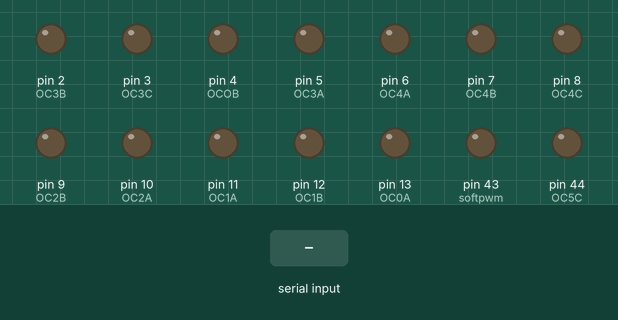
This sketch was run on a simulated Arduino Mega 2560, built with avr-gcc and run on an emulated ATmega2560. Parts: output pins drawn as LEDs (lit = HIGH). The test bench sets the inputs (shaded band). What the sketch prints to the serial monitor is not drawn.

Above: at 0.01 s.
At 1.2 s:
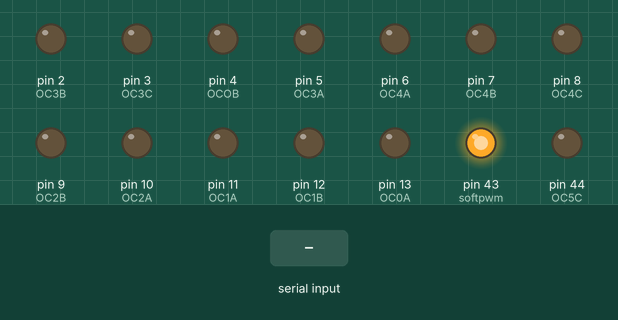
1.3 s: "1" received over Serial
Timing chart, 0 to 4.3 s (numbered marks = the images above; inputs shaded):
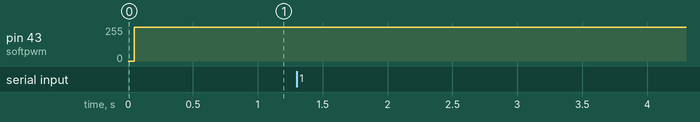

Measured:
- after the input at 1.3 s, every drawn part: stays the same

The sketch:

pwmcontroller.ino
```cpp
#define NO_DEBUG

#define MAX_PWM 16

#ifdef DEBUG
 #define DEBUG_PRINT(x)  Serial.print (x)
 #define DEBUG_PRINTLN(x)  Serial.println (x)
#else
 #define DEBUG_PRINT(x)
 #define DEBUG_PRINTLN(x)
#endif
 /***** PWM Pins *****
   * PG5 (OCOB), pin4
   * PE3 (OC3A), pin5
   * PE4 (OC3B), pin2
   * PE5 (OC3C), pin3
   * PH3 (OC4A), pin6
   * PH3 (OC4B), pin7
   * PH3 (OC4C), pin8
   * PH3 (OC2B), pin9
   * PH3 (OC2A), pin10
   * PH3 (OC1A), pin11
   * PH3 (OC1B), pin12
   * PH3 (OC0A,OC1C), pin13
   * PH3 (OC5A), pin46
   * PH3 (OC5B), pin45
   * PH3 (OC5C), pin44
   */

#include <Wire.h>
#include <LiquidCrystal.h>

unsigned int pwmval;
byte pwmVals[MAX_PWM];
byte softVal = 0;
bool startInit;
bool startVals;
unsigned int valCount = 0;
int i,j;


void setup() {
  Serial.begin(9600);           // set up Serial library at 9600 bps
  Serial.println("test2 hexfet");

// lcd.begin(16, 2);
// lcd.println("wh00p!");

  //setup timer0:
  TCCR0A = _BV(COM0A1)|_BV(COM0B1)|_BV(WGM00); //non-inverting phase correct pwm
  TCCR0B = _BV(CS00); //no prescaler (30khz)

  //setup timer1
  TCCR1A = _BV(COM1A1)|_BV(COM1B1) |_BV(WGM10); //non-inverting phase correct 8bit pwm, enable a/b
  TCCR1B = _BV(CS10); //no prescaler (30khz)

  //setup timer2
  TCCR2A = _BV(COM2A1)|_BV(COM2B1)|_BV(WGM20); //non-inverting phase correct 8bit pwm, enable a/b
  TCCR2B = _BV(CS20); //no prescaler (30khz)

  //setup timer3
  TCCR3A = _BV(COM3A1)|_BV(COM3B1)|_BV(COM3C1)|_BV(WGM30); //non-inverting phase correct 8bit pwm, enable a/b/c
  TCCR3B = _BV(CS30); //no prescaler (30khz)

  //setup timer4
  TCCR4A = _BV(COM4A1)|_BV(COM4B1)|_BV(COM4C1)|_BV(WGM40); //non-inverting phase correct 8bit pwm, enable a/b/c
  TCCR4B = _BV(CS40); //no prescaler (30khz)

  //setup timer5
  TCCR5A = _BV(COM5A1)|_BV(COM5B1)|_BV(COM5C1)|_BV(WGM50); //non-inverting phase correct 8bit pwm, enable a/b/c
  TCCR5B = _BV(CS50); //no prescaler (30khz)

  //set all to 0:
  OCR0A = 0; //pin 13
  OCR0B = 0; //pin 4

  OCR1A = 0; //pin 11
  OCR1B = 0; //pin 12

  OCR2A = 0; //pin 10
  OCR2B = 0; //pin 9

  OCR3AL = 0; //pin 5
  OCR3BL = 0; //pin 2
  OCR3CL = 0; //pin 3

  OCR4AL = 0; //pin 6
  OCR4BL = 0; //pin 7
  OCR4CL = 0; //pin 8

  OCR5AL = 0; //pin 46
  OCR5BL = 0; //pin 45
  OCR5CL = 0; //pin 44

  softVal = 0;

  // All pwm pins to output:
  pinMode(2, OUTPUT); //OC3B
  pinMode(3, OUTPUT); //OC3C
  pinMode(4, OUTPUT); //OCOB
  pinMode(5, OUTPUT); //OC3A
  pinMode(6, OUTPUT); //OC4A
  pinMode(7, OUTPUT); //OC4B
  pinMode(8, OUTPUT); //OC4C
  pinMode(9, OUTPUT); //OC2B
  pinMode(10, OUTPUT); //OC2A
  pinMode(11, OUTPUT); //OC1A
  pinMode(12, OUTPUT); //OC1B
  pinMode(13, OUTPUT); //OC0A,OC1C
  pinMode(44, OUTPUT); //OC5C
  pinMode(45, OUTPUT); //OC5B
  pinMode(46, OUTPUT); //OC5A

  pinMode(43, OUTPUT); //softpwm
  digitalWrite(43, LOW);

}

void loop() {
 //digitalWrite(43,LOW);
 for (j = 0; j<256; j++) {
  delayMicroseconds(10);
  //for(int j = 0; j< 500; j++);
  if (j == softVal) {
    digitalWrite(43, HIGH);
  }
/*  else {
    digitalWrite(43, LOW);
  }*/
 }

digitalWrite(43, LOW);
}
void serialEvent() {
  while (Serial.available()) {
    char inChar = (char)Serial.read();
    DEBUG_PRINT(valCount);
    DEBUG_PRINT(", in: ");
    DEBUG_PRINTLN((byte) inChar);
    if (startInit && startVals && valCount < MAX_PWM) { //values are starting, count untill 16
      pwmVals[valCount] = (byte) inChar;
      valCount++;

    }
    else if (inChar == 'A' && !startInit && !startVals) { //first part of AA starter
      startInit = true;
      valCount = 0;
    }
    else if(inChar != 'A' && startInit && !startVals) { //wrong second char, reset
      startInit = false;
      valCount = 0;
      Serial.println("SR");
    }
    else if(inChar == 'A' && startInit && !startVals) { //values part starting
      startVals = true;
      valCount = 0;
    }
    else {
      Serial.print("ER, vc: ");
      Serial.print(valCount);
      Serial.print(" char: ");
      Serial.println((int)inChar);
      valCount = 0;
    }
    if (valCount == MAX_PWM) { //take in last character and stop
      startInit = false;
      startVals = false;

      for (int i = 0; i<MAX_PWM; i++) {
        DEBUG_PRINT(i);
        DEBUG_PRINT(" : ");
        DEBUG_PRINTLN(pwmVals[i]);
      }
      Serial.println("OK");
      OCR0A = pwmVals[13]; //pin 13
      OCR0B = pwmVals[4]; //pin 4

      OCR1A = pwmVals[11]; //pin 11
      OCR1B = pwmVals[12]; //pin 12

      OCR2A = pwmVals[10]; //pin 10
      OCR2B = pwmVals[9]; //pin 9

      OCR3AL = pwmVals[5]; //pin 5
      OCR3BL = pwmVals[2]; //pin 2
      OCR3CL = pwmVals[3]; //pin 3

      OCR4AL = pwmVals[6]; //pin 6
      OCR4BL = pwmVals[7]; //pin 7
      OCR4CL = pwmVals[8]; //pin 8

      OCR5AL = pwmVals[0]; //pin 46
      OCR5BL = pwmVals[1]; //pin 45
      OCR5CL = pwmVals[14]; //pin 44

      softVal = 255-pwmVals[15]; //pim 43, softpwm
      valCount = 0;
    }
  }
}
```
